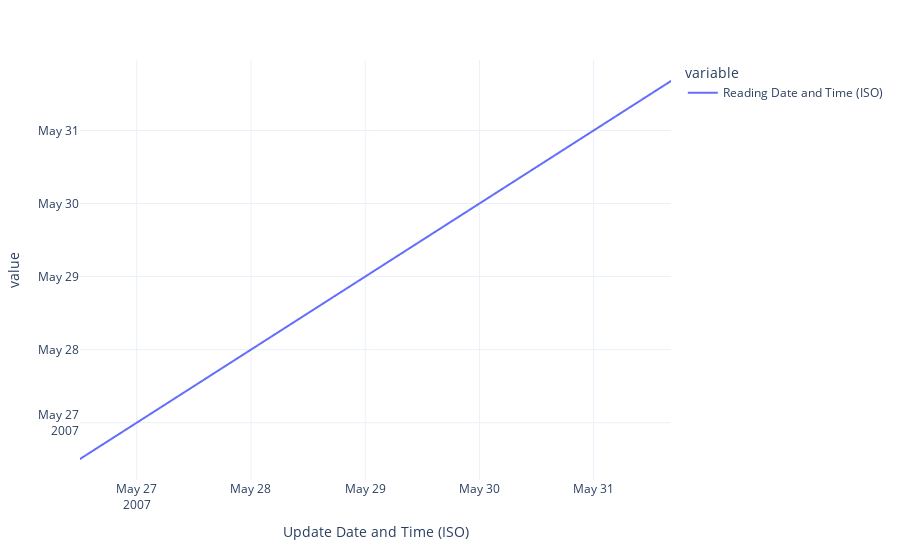

The notebook cell this image was saved under:
### Code cell
px.line(data, y=['Reading Date and Time (ISO)' ])

### Figure 1 — Plotly figure (JSON) as saved in the notebook; plotly's stock layout.template omitted (floating-point values rounded to 4 significant figures; data arrays with more than 128 entries replaced by an {"elided": "..."} marker saying what was removed)
{"data": [{"hovertemplate": "variable=Reading Date and Time (ISO)<br>Update Date and Time (ISO)=%{x}<br>value=%{y}<extra></extra>", "legendgroup": "Reading Date and Time (ISO)", "line": {"color": "#636efa", "dash": "solid"}, "marker": {"symbol": "circle"}, "mode": "lines", "name": "Reading Date and Time (ISO)", "showlegend": true, "type": "scattergl", "x": {"elided": "1258 str values"}, "xaxis": "x", "y": {"elided": "1258 str values"}, "yaxis": "y"}], "layout": {"legend": {"title": {"text": "variable"}, "tracegroupgap": 0}, "margin": {"t": 60}, "xaxis": {"anchor": "y", "domain": [0, 1], "title": {"text": "Update Date and Time (ISO)"}}, "yaxis": {"anchor": "x", "domain": [0, 1], "title": {"text": "value"}}}}
